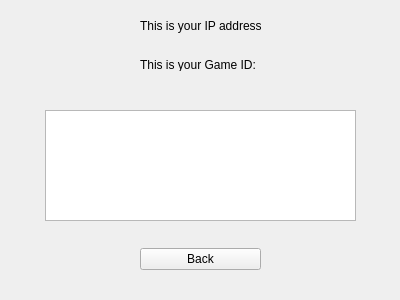
<?xml version="1.0" encoding="UTF-8"?>
<ui version="4.0">
 <class>Form</class>
 <widget class="QWidget" name="Form">
  <property name="geometry">
   <rect>
    <x>0</x>
    <y>0</y>
    <width>400</width>
    <height>300</height>
   </rect>
  </property>
  <property name="windowTitle">
   <string>Form</string>
  </property>
  <widget class="QWidget" name="verticalLayoutWidget">
   <property name="geometry">
    <rect>
     <x>140</x>
     <y>19</y>
     <width>121</width>
     <height>71</height>
    </rect>
   </property>
   <layout class="QVBoxLayout" name="verticalLayout">
    <item>
     <widget class="QLabel" name="ThisisyourIPAddress">
      <property name="text">
       <string>This is your IP address: </string>
      </property>
     </widget>
    </item>
    <item>
     <widget class="QLabel" name="HostIPAddress">
      <property name="text">
       <string/>
      </property>
     </widget>
    </item>
    <item>
     <widget class="QLabel" name="Thisisyourgameid">
      <property name="text">
       <string>This is your Game ID:  </string>
      </property>
     </widget>
    </item>
    <item>
     <widget class="QLabel" name="GameID">
      <property name="text">
       <string/>
      </property>
     </widget>
    </item>
   </layout>
  </widget>
  <widget class="QColumnView" name="ConnectedPlayersTable">
   <property name="geometry">
    <rect>
     <x>45</x>
     <y>110</y>
     <width>311</width>
     <height>111</height>
    </rect>
   </property>
  </widget>
  <widget class="QWidget" name="gridLayoutWidget">
   <property name="geometry">
    <rect>
     <x>140</x>
     <y>239</y>
     <width>121</width>
     <height>41</height>
    </rect>
   </property>
   <layout class="QGridLayout" name="gridLayout">
    <item row="0" column="0">
     <widget class="QPushButton" name="HostagamepageBackBtn">
      <property name="text">
       <string>Back</string>
      </property>
     </widget>
    </item>
   </layout>
  </widget>
 </widget>
 <resources/>
 <connections/>
</ui>
